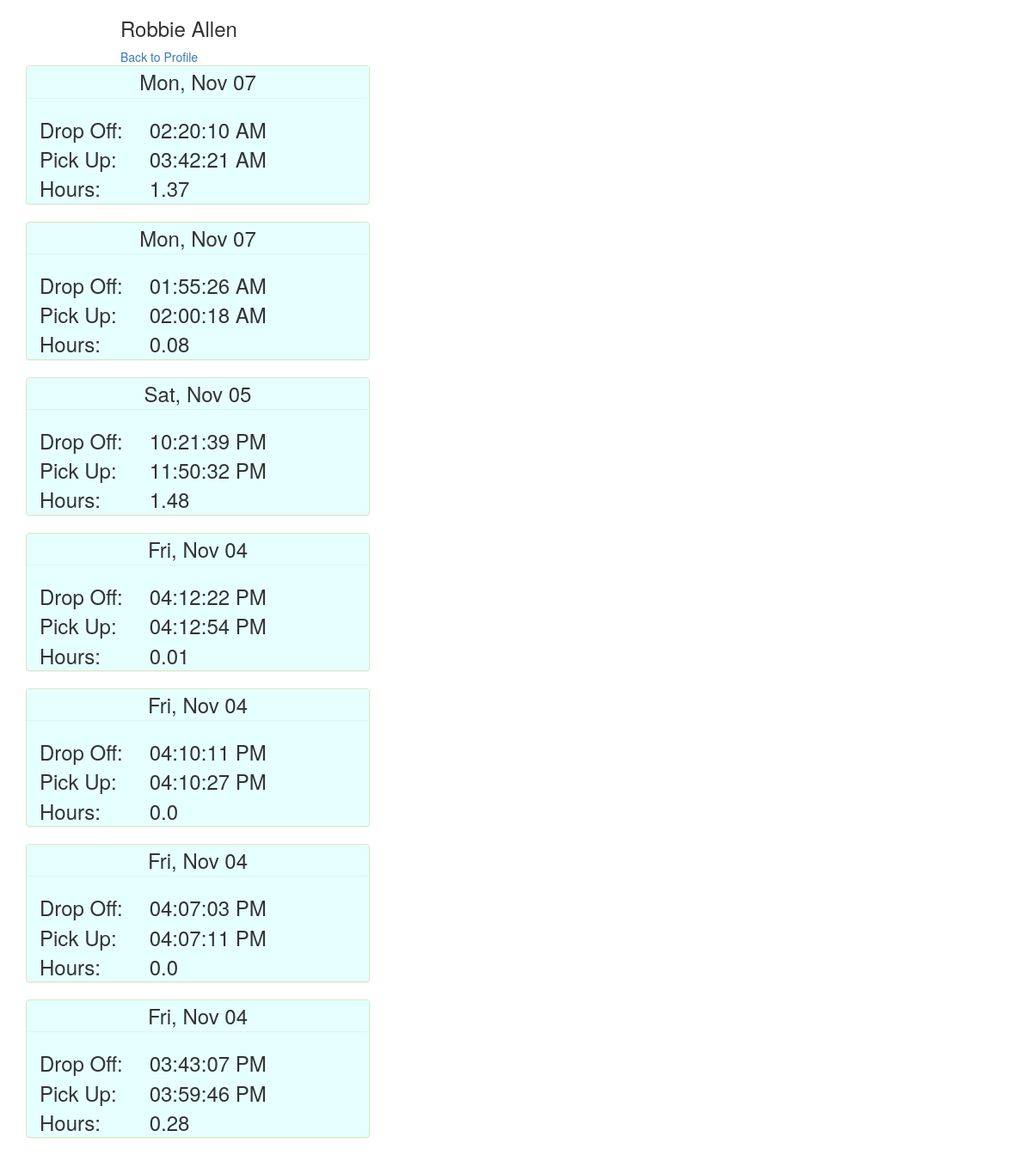
The app's page /child/1/1111 (signed in) with its own data.
### timer/models.py (models this page shows, shortened)
class Child(models.Model):
    parent = models.ForeignKey(Profile)
    first_name = models.CharField(max_length=40)
    last_name = models.CharField(max_length=40)
    code = models.IntegerField()
    def __str__(self):
        return self.first_name + " " + self.last_name

class Stay(models.Model):
    child = models.ForeignKey(Child)
    in_time = models.DateTimeField(auto_now_add=True)
    out_time = models.DateTimeField(auto_now=True)
    active = models.BooleanField(default=True)
    notes = models.TextField(null=True, blank=True)
    @property
    def time_dif(self):
        return self.out_time - self.in_time
    def day(self):
        return self.in_time.strftime('%a, %b %d')
    def str_in(self):
        return self.in_time.strftime('%r')
    def str_out(self):
        return self.out_time.strftime('%r')
    def str_dif(self):
        seconds = self.time_dif.total_seconds()
        hours = seconds/3600
        return round(hours, 2)

### timer/views.py (the view)
# urls.py: url(r'^child/(?P<pk>\d+)/(?P<sk>\d+)$', ChildDetailView.as_view(), name="child_detail_view"),
class ChildDetailView(DetailView):
    model = Child
    def get_context_data(self, **kwargs):
        context = super().get_context_data(**kwargs)
        child = Child.objects.get(id=self.kwargs['pk'])
        code = int(self.kwargs['sk'])
        if code != child.code:
            raise PermissionDenied
        stays = Stay.objects.filter(child=child.id)
        try:
            active = stays.get(active=True)
            if active:
                context['current'] = active
                context['active'] = True
        except ObjectDoesNotExist:
            context['active'] = False
        try:
            old = stays.filter(active=False).order_by('-in_time')
            context['old'] = old
        except ObjectDoesNotExist:
            pass
        return context

### templates/timer/child_detail.html (shortened to what this page needs)
{% extends 'base.html' %}
{% block content %}
  {% if request.user.is_authenticated %}
  <div class="moveright">
  <h3>{{ child }}</h3>
  <a href="{% url 'profile_view' %}">Back to Profile</a>
    </div>
{% for stay in old %}
<div class="container">
<div class="panel childdetail panel-success">
  <div class="panel panel-header">
{{ stay.day }}
  </div>
  <div class="row">
    <div class="col-md-4 bold">
      <div class="container">
      Drop Off: <br>
      Pick Up: <br>
      Hours: <br>
      </div>
    </div>
    <div class="col-md-8">
      {{ stay.str_in }}<br>
      {{ stay.str_out }}<br>
      {{ stay.str_dif }}<br>
    </div>
</div>
  </div>
</div>
{% endfor %}
{% endif %}
{% endblock %}

### timer/static/css/base.css (style rules this page uses)
.panel { background-color: #e6ffff; text-align: center; }
.childdetail { text-align: left!important; width: 400px!important; font-size: 24px; }
.bold { font-weight: 200; }
.moveright { padding-left: 140px; }

### records on screen
Child: first_name+last_name "Robbie Allen"
Stay: day "Mon, Nov 07", str_in "02:20:10 AM", str_out "03:42:21 AM", str_dif "1.37"
Stay: day "Mon, Nov 07", str_in "01:55:26 AM", str_out "02:00:18 AM", str_dif "0.08"
Stay: day "Sat, Nov 05", str_in "10:21:39 PM", str_out "11:50:32 PM", str_dif "1.48"
Stay: day "Fri, Nov 04", str_in "04:12:22 PM", str_out "04:12:54 PM", str_dif "0.01"
Stay: day "Fri, Nov 04", str_in "04:10:11 PM", str_out "04:10:27 PM", str_dif "0.0"
Stay: day "Fri, Nov 04", str_in "04:07:03 PM", str_out "04:07:11 PM", str_dif "0.0"
Stay: day "Fri, Nov 04", str_in "03:43:07 PM", str_out "03:59:46 PM", str_dif "0.28"
